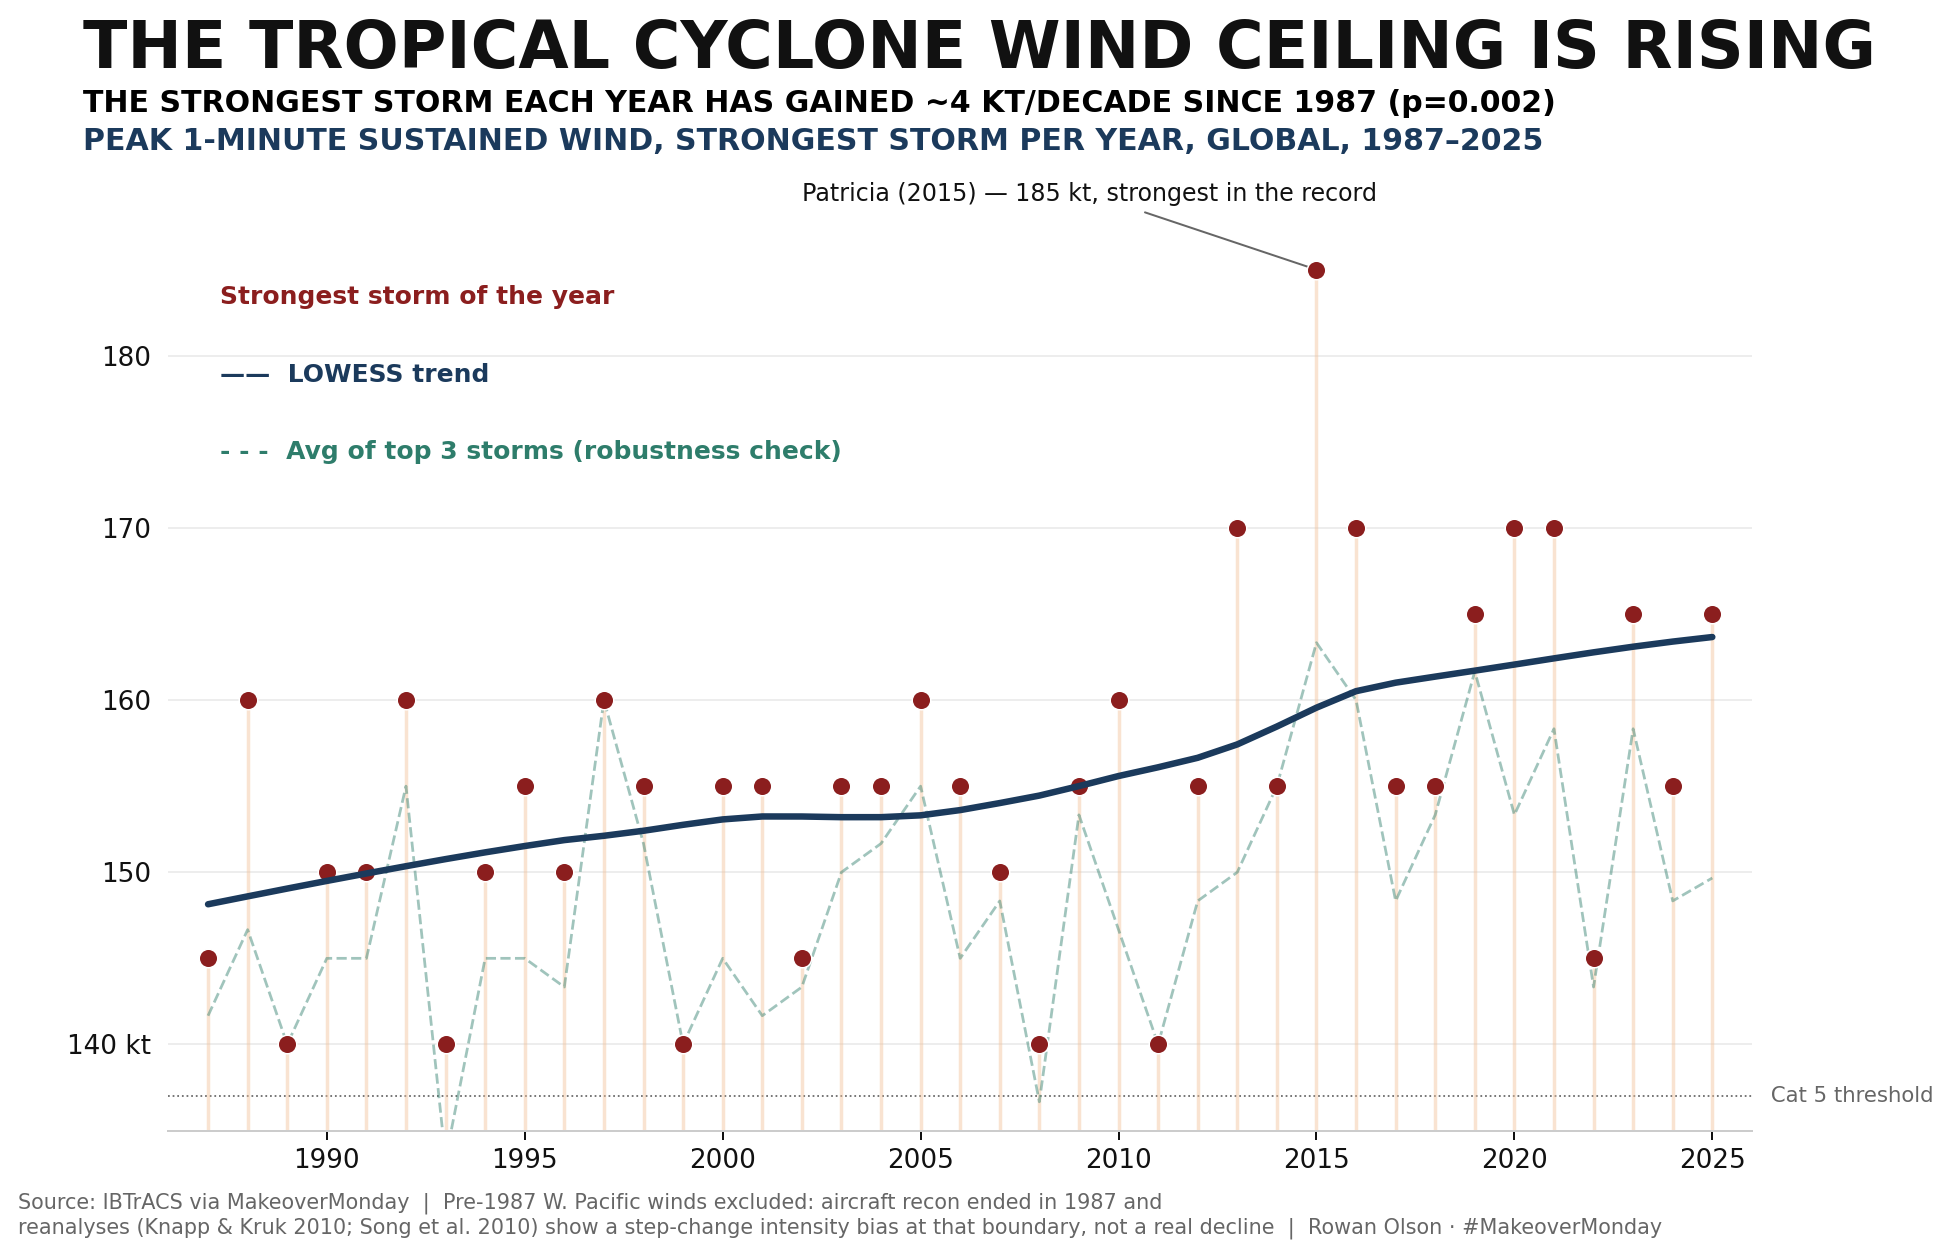

Generate this figure with Python:
import pandas as pd
import numpy as np
import matplotlib.pyplot as plt
from statsmodels.nonparametric.smoothers_lowess import lowess
from scipy import stats

df = pd.read_csv('MM2026 W27 Hist Tropical Cyclones.csv', encoding='utf-8-sig')
df['USA_WIND (KTS)'] = pd.to_numeric(df['USA_WIND (KTS)'], errors='coerce')

storm = df.groupby('SID').agg(
    year=('SEASON (YEAR)', 'first'),
    name=('NAME', 'first'),
    basin=('BASIN', 'first'),
    max_wind=('USA_WIND (KTS)', 'max'),
).reset_index().dropna(subset=['max_wind'])

# 1987 cutoff: WP aircraft recon ended in 1987, and multiple reanalyses (Kruk/Knapp 2010,
# Song et al. 2010, Nakazawa & Hoshino 2009) document a step-function discontinuity in
# best-track intensity right at that boundary -- pre-1987 super typhoon winds are widely
# regarded as inflated relative to post-1987 satellite-Dvorak estimates. Using the full
# record would make the "ceiling" look like it's FALLING, purely from that methods change.
storm = storm[(storm['year'] >= 1987) & (storm['year'] <= 2025)].copy()

ann = storm.loc[storm.groupby('year')['max_wind'].idxmax()].set_index('year').sort_index()
top3 = storm.groupby('year')['max_wind'].apply(lambda s: s.nlargest(3).mean())

slope, intercept, r, p, se = stats.linregress(ann.index, ann['max_wind'])
z = lowess(ann['max_wind'], ann.index, frac=0.5, return_sorted=True)

BG, TEXT, MUTED, GRID = '#FFFFFF', '#111111', '#666666', '#E3E3E3'
STEM = '#F2C29A'
DOT = '#8B1E1E'
TREND_COLOR = '#1B3A5C'
TOP3_COLOR = '#2E7D6B'
FONT = 'DejaVu Sans'

fig, ax = plt.subplots(figsize=(12, 7))
fig.patch.set_facecolor(BG)
ax.set_facecolor(BG)

baseline = 135
ax.vlines(ann.index, baseline, ann['max_wind'], color=STEM, linewidth=1.4, alpha=0.45, zorder=2)
ax.scatter(ann.index, ann['max_wind'], s=55, color=DOT, zorder=4, edgecolor='white', linewidth=0.6)

ax.plot(z[:, 0], z[:, 1], color=TREND_COLOR, linewidth=2.6, zorder=5, solid_capstyle='round')
ax.plot(top3.index, top3.values, color=TOP3_COLOR, linewidth=1.1, linestyle='--',
        zorder=3, alpha=0.45)

# annotate the record
rec_year = ann['max_wind'].idxmax()
rec_row = ann.loc[rec_year]
ax.annotate(f"{rec_row['name'].title()} ({rec_year}) — 185 kt, strongest in the record",
            xy=(rec_year, rec_row['max_wind']), xytext=(rec_year - 13, rec_row['max_wind'] + 4),
            fontsize=9.5, fontfamily=FONT, color=TEXT,
            arrowprops=dict(arrowstyle='-', color=MUTED, linewidth=0.8))


ax.set_xlim(1986, 2026)
ax.set_ylim(baseline, 190)
ax.set_yticks([140, 150, 160, 170, 180])
ax.set_yticklabels(['140 kt', '150', '160', '170', '180'], fontsize=10, fontfamily=FONT, color=MUTED)
ax.axhline(137, color=MUTED, linewidth=0.7, linestyle=':', zorder=1)
ax.text(2026.3, 137, ' Cat 5 threshold', fontsize=8.5, fontfamily=FONT, color=MUTED, va='center')

ax.grid(True, axis='y', color=GRID, linewidth=0.7, alpha=0.7, zorder=0)
for spine in ['top', 'right', 'left']:
    ax.spines[spine].set_visible(False)
ax.spines['bottom'].set_color('#CCCCCC')
ax.tick_params(left=False, bottom=True, labelsize=10.5, colors=TEXT)

ax.text(1987.3, 183, 'Strongest storm of the year', fontsize=10, fontfamily=FONT,
        fontweight='bold', color=DOT)
ax.text(1987.3, 178.5, '——  LOWESS trend', fontsize=10, fontfamily=FONT,
        fontweight='bold', color=TREND_COLOR)
ax.text(1987.3, 174, '- - -  Avg of top 3 storms (robustness check)', fontsize=10, fontfamily=FONT,
        fontweight='bold', color=TOP3_COLOR)

fig.text(0.06, 0.95, "THE TROPICAL CYCLONE WIND CEILING IS RISING", fontsize=26,
         fontfamily=FONT, fontweight='bold', color=TEXT, ha='left')
fig.text(0.06, 0.915, f"THE STRONGEST STORM EACH YEAR HAS GAINED ~{slope*10:.0f} KT/DECADE SINCE 1987 (p={p:.3f})",
         fontsize=12, fontfamily=FONT, fontweight='bold', color='black', ha='left')
fig.text(0.06, 0.885, 'PEAK 1-MINUTE SUSTAINED WIND, STRONGEST STORM PER YEAR, GLOBAL, 1987–2025',
         fontsize=12, fontfamily=FONT, fontweight='bold', color=TREND_COLOR, ha='left')
fig.text(0.03, 0.025,
         'Source: IBTrACS via MakeoverMonday  |  Pre-1987 W. Pacific winds excluded: aircraft recon ended in 1987 and\n'
         'reanalyses (Knapp & Kruk 2010; Song et al. 2010) show a step-change intensity bias at that boundary, not a real decline  |  '
         'Rowan Olson · #MakeoverMonday',
         fontsize=8.3, fontfamily=FONT, color=MUTED, ha='left')

plt.tight_layout(rect=[0.04, 0.05, 0.93, 0.88])
plt.savefig('cyclones.png', dpi=180, bbox_inches='tight', facecolor=BG)
plt.show()
